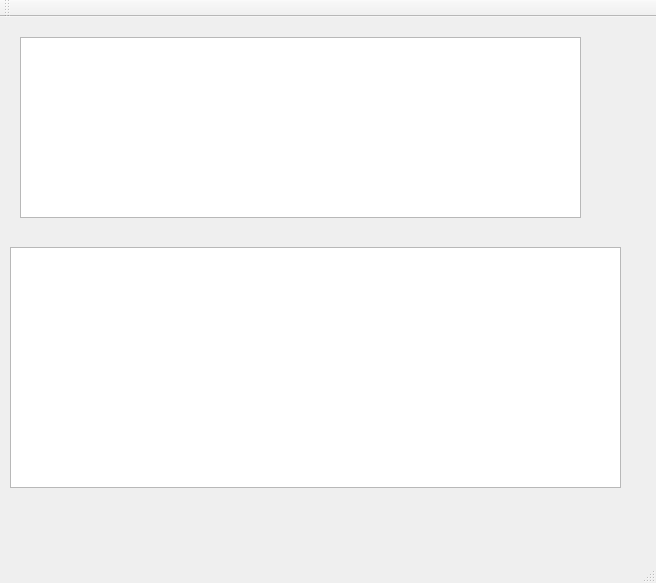
<?xml version="1.0" encoding="UTF-8"?>
<ui version="4.0">
 <class>MainWindow</class>
 <widget class="QMainWindow" name="MainWindow">
  <property name="geometry">
   <rect>
    <x>0</x>
    <y>0</y>
    <width>656</width>
    <height>583</height>
   </rect>
  </property>
  <property name="windowTitle">
   <string>MainWindow</string>
  </property>
  <widget class="QWidget" name="centralWidget">
   <widget class="QTextEdit" name="textEdit">
    <property name="geometry">
     <rect>
      <x>20</x>
      <y>20</y>
      <width>561</width>
      <height>181</height>
     </rect>
    </property>
   </widget>
   <widget class="QTextEdit" name="textEdit_2">
    <property name="geometry">
     <rect>
      <x>10</x>
      <y>230</y>
      <width>611</width>
      <height>241</height>
     </rect>
    </property>
   </widget>
  </widget>
  <widget class="QMenuBar" name="menuBar">
   <property name="geometry">
    <rect>
     <x>0</x>
     <y>0</y>
     <width>656</width>
     <height>23</height>
    </rect>
   </property>
  </widget>
  <widget class="QToolBar" name="mainToolBar">
   <attribute name="toolBarArea">
    <enum>TopToolBarArea</enum>
   </attribute>
   <attribute name="toolBarBreak">
    <bool>false</bool>
   </attribute>
  </widget>
  <widget class="QStatusBar" name="statusBar"/>
 </widget>
 <layoutdefault spacing="6" margin="11"/>
 <resources/>
 <connections/>
</ui>
